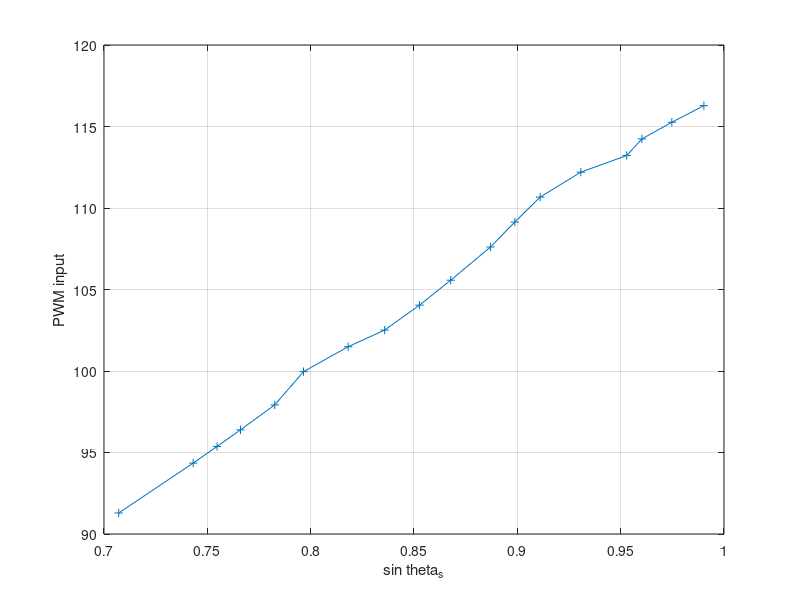
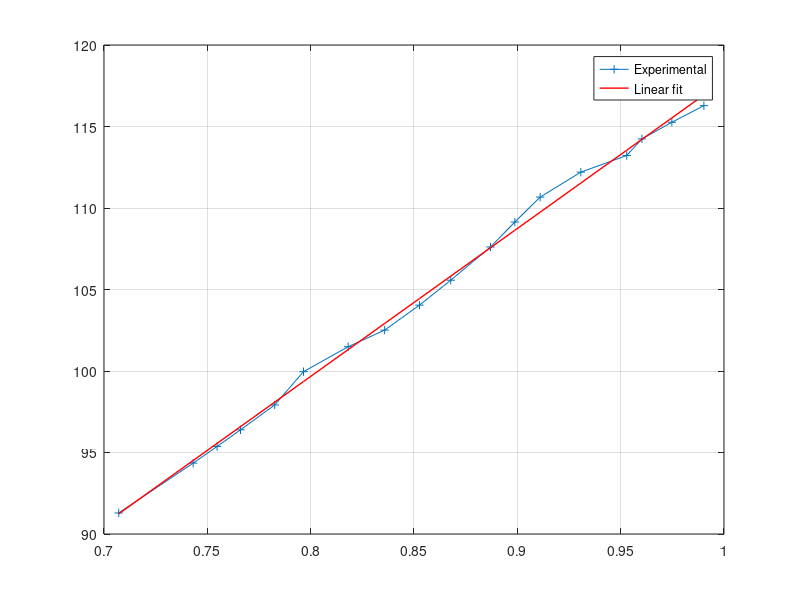

MATLAB code for these plots, in order: (Note: this script raises an error after producing the figures.)
%% константы
m_all = 0.3;
L_rod = 0.57;
d_cm = 0.33;
J = 0.048;
g = 9.81;
c_visc = 5*10^(-5);
%% данные

% -- может со старым проблема была в том, что настраивали с 1000 до 2000, а
% надо было с 1250 до 2000??

u_pwm = [1358 1370 1374 1378 1384 1392 1398 1402 1408 1414 1422 1428 1434 1440 1444 1448 1452 1456];
u_pwm255_AllScale = rescale(u_pwm, 0, 255, "InputMin", 1000, "InputMax", 2000); % для нового все равно, т.к. с 1080
u_pwm_1000 = u_pwm - 1000;
err_arr = [45 42 41 40 38.5 37.2 35.1 33.3 31.5 29.8 27.5 26.0 24.35 21.45 17.65 16.2 12.9 8.0];
theta_arr = 90 - err_arr;
theta_arr_rad = deg2rad(theta_arr);
theta_sin_ss = sin(theta_arr_rad); %% sind

%% Выбор параметра
u_ss = u_pwm255_AllScale;


%% 
figure
plot(theta_sin_ss, u_ss, '-+');
ylabel('PWM input');
xlabel('sin theta_s');
grid on;

%% Определение зависимости
sine_4_iden = theta_sin_ss(1:end);
u_4_iden = u_ss(1:end);

P_iden = polyfit(sine_4_iden, u_4_iden, 1);
figure
plot(theta_sin_ss, u_ss, '-+', sine_4_iden, polyval(P_iden, sine_4_iden), '-red', 'LineWidth',1)
legend('Experimental', 'Linear fit')
grid on;
fprintf('\nПараметры: ');
disp(P_iden);
fprintf('\nK bldc iden: %f ', m_all*g*d_cm/(L_rod*P_iden(1)));
fprintf('\nK bldc iden simpl: %f ', m_all*g/P_iden(1));
fprintf('\nStart pwm: %f\n', rescale(P_iden(2), 1000, 2000, "InputMin", 0, "InputMax", 255))


%% Результаты для отклика на ступенчатый step4
startFrom = 600 + 34;
uStep = rescale(arr_uSignal1300, 0, 255, "InputMin", 1000, "InputMax", 2000);
uStep = uStep(startFrom:end);
yAns = arr_angleFilt(startFrom:end);
yPlot = arr_angle(startFrom:end);

%yAns = deg2rad(yAns);
%yPlot = deg2rad(yPlot);


tAll = arr_timestamps(startFrom:end) - arr_timestamps(startFrom);


DAT = iddata(yAns,uStep,mean(diff(arr_timestamps)));

m1 = pem(DAT,'p2u')
%m1 = pem(DAT,2)
% Convert the model to state space description CL
CL=idss(m1);
% Convert state space description to transfer function
[n1 d1]=ss2tf(CL.A,CL.B,CL.C,CL.D,1)
% Ingore n1(1) and n1(2) due to being very small
gCL=tf(n1(3),d1)
%gCL = W_model
% Simulate response from the model and compare with experiment
[y1,t1]=lsim(gCL,uStep,tAll);
figure
%plot(tAll,arr_angle(startFrom:end),t1,y1)
plot(tAll,yPlot, 'LineWidth', 1)
hold on
plot(t1,y1, 'LineWidth', 1)

y_value = mean(yPlot(end-100:end)); % Значение по оси Y, где будет проходить горизонтальная линия
line_color = 'red'; % Цвет линии (красный)
line_style = '--'; % Стиль линии (пунктирный)
line_width = 1; % Толщина линии
xticks(0:1:max(tAll)); % Устанавливаем отметки с шагом 1 секунда от 0 до 10
yticks(0:5:max(yPlot)); % Устанавливаем отметки с шагом 1 секунда от 0 до 10

yline(y_value, line_style, 'Color', line_color, 'LineWidth', line_width);

xlabel('t (s)', 'FontSize', 12); % Подпись оси X
ylabel('angle (deg)', 'FontSize', 12); % Подпись оси Y

grid on;
legend('Experiment','Estimated','location','SouthEast')
title('Step Response')




